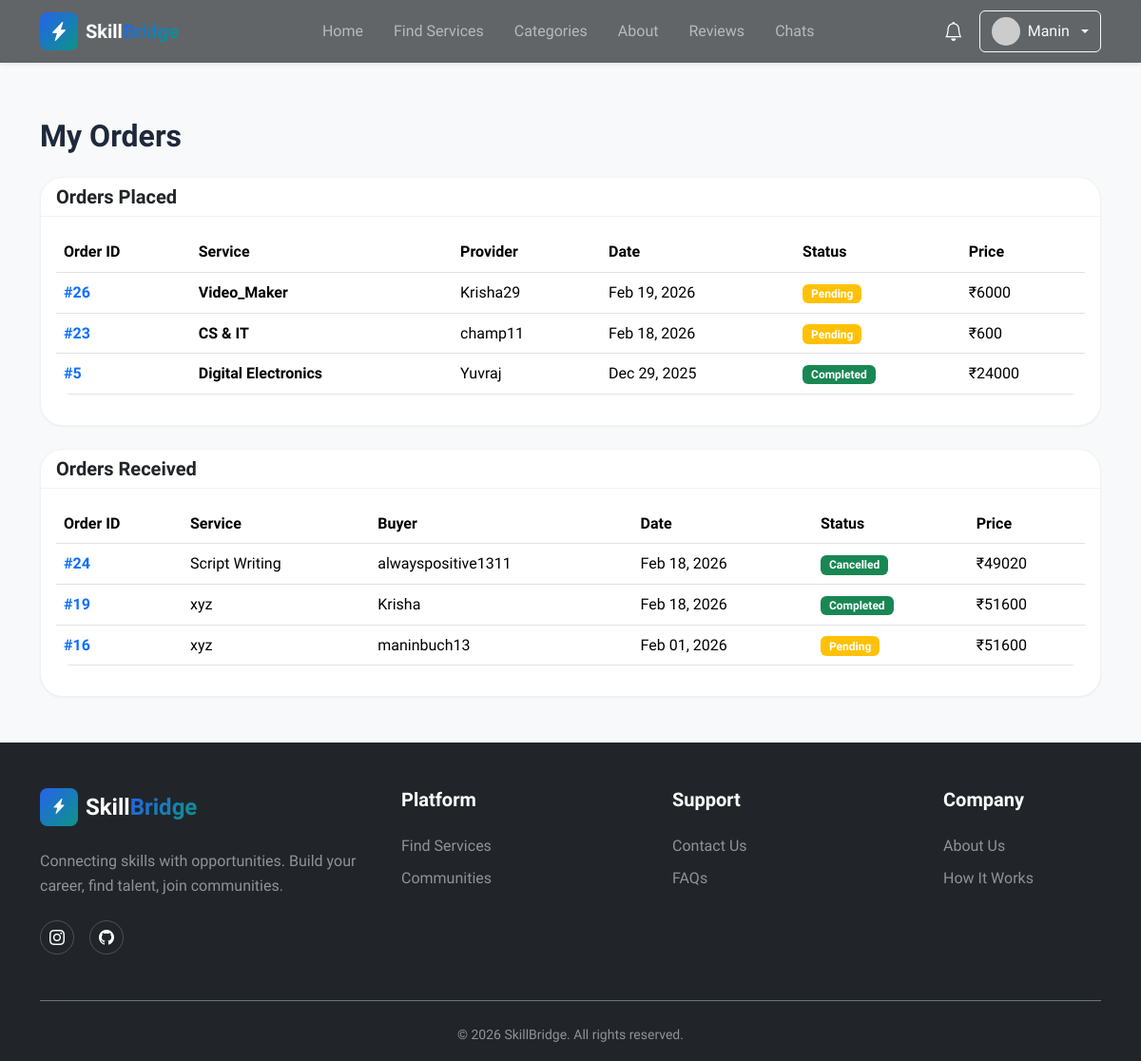
Page /user/orders (signed in) on the committed database.
### models.py (models this page shows, shortened)
class User(UserMixin, db.Model):
    __tablename__ = 'users'
    id = db.Column(db.Integer, primary_key=True)
    username = db.Column(db.String(80), unique=True, nullable=False, index=True)
    email = db.Column(db.String(120), unique=True, nullable=False, index=True)
    password_hash = db.Column(db.String(255), nullable=False)
    user_type = db.Column(db.String(20), nullable=False, default='client')
    full_name = db.Column(db.String(100))
    bio = db.Column(db.Text)
    avatar_url = db.Column(db.String(255), default='default-avatar.png')
    phone = db.Column(db.String(20))
    is_active = db.Column(db.Boolean, default=True)
    is_verified = db.Column(db.Boolean, default=False)
    created_at = db.Column(db.DateTime, default=datetime.utcnow, nullable=False)
    updated_at = db.Column(db.DateTime, default=datetime.utcnow, onupdate=datetime.utcnow)
    services = db.relationship('Service', backref='provider', lazy='dynamic',
                              foreign_keys='Service.user_id')
    reviews = db.relationship('Review', backref='reviewer', lazy='dynamic',
                             foreign_keys='Review.user_id')
    orders_as_buyer = db.relationship('Order', backref='buyer', lazy='dynamic',
                                     foreign_keys='Order.buyer_id')
    orders_as_seller = db.relationship('Order', backref='seller', lazy='dynamic',
                                      foreign_keys='Order.seller_id')
    favorites = db.relationship('Favorite', backref='user', lazy='dynamic',
                               cascade='all, delete-orphan')
    notifications = db.relationship('Notification', backref='user', lazy='dynamic',
                                   cascade='all, delete-orphan')
    def is_admin(self):
        return self.user_type == 'admin'
    def get_unread_notifications_count(self):
        return self.notifications.filter_by(is_read=False).count()
    def get_recent_notifications(self, limit=5):
        return self.notifications.order_by(db.text('created_at desc')).limit(limit)
    def get_avatar_url(self):
        from flask import url_for
        if not self.avatar_url or self.avatar_url == 'default-avatar.png':
            return f"https://ui-avatars.com/api/?name={self.username}&background=random&color=fff&size=128"
        if self.avatar_url.startswith('http'):
            return self.avatar_url
        return url_for('static', filename='avatars/' + self.avatar_url)

class Order(db.Model):
    __tablename__ = 'orders'
    id = db.Column(db.Integer, primary_key=True)
    service_id = db.Column(db.Integer, db.ForeignKey('services.id'), nullable=False, index=True)
    buyer_id = db.Column(db.Integer, db.ForeignKey('users.id'), nullable=False, index=True)
    seller_id = db.Column(db.Integer, db.ForeignKey('users.id'), nullable=False, index=True)
    total_price = db.Column(db.Float, nullable=False)
    status = db.Column(db.String(20), default='pending', index=True)
    requirements = db.Column(db.Text)  # Buyer's requirements
    scope = db.Column(db.Text)  # Detailed scope
    budget_tier = db.Column(db.String(20)) # Basic, Standard, Premium
    deadline = db.Column(db.DateTime)  # Agreed deadline
    delivery_note = db.Column(db.Text)  # Seller's delivery note
    created_at = db.Column(db.DateTime, default=datetime.utcnow)
    updated_at = db.Column(db.DateTime, default=datetime.utcnow, onupdate=datetime.utcnow)
    completed_at = db.Column(db.DateTime)

class Service(db.Model):
    __tablename__ = 'services'
    id = db.Column(db.Integer, primary_key=True)
    title = db.Column(db.String(200), nullable=False, index=True)
    description = db.Column(db.Text, nullable=False)
    price = db.Column(db.Float, nullable=False)
    delivery_time = db.Column(db.String(50))  # e.g., "3 days", "1 week"
    user_id = db.Column(db.Integer, db.ForeignKey('users.id'), nullable=False, index=True)
    category_id = db.Column(db.Integer, db.ForeignKey('categories.id'), nullable=False, index=True)
    favorited_by = db.relationship('Favorite', backref='service', lazy='dynamic', cascade='all, delete-orphan')
    image_url = db.Column(db.String(255), default='default-service.jpg')
    tags = db.Column(db.String(255))
    is_active = db.Column(db.Boolean, default=True)
    view_count = db.Column(db.Integer, default=0)
    created_at = db.Column(db.DateTime, default=datetime.utcnow, index=True)
    updated_at = db.Column(db.DateTime, default=datetime.utcnow, onupdate=datetime.utcnow)
    reviews = db.relationship('Review', backref='service', lazy='dynamic',
                             cascade='all, delete-orphan')
    orders = db.relationship('Order', backref='service', lazy='dynamic')
    favorited_by = db.relationship('Favorite', backref='service', lazy='dynamic',
                                   cascade='all, delete-orphan')

### routes.py (the view)
@user_bp.route('/orders')
@login_required
def orders():
    orders_as_buyer = order_manager.get_user_orders(current_user.id, as_buyer=True)
    orders_as_seller = order_manager.get_user_orders(current_user.id, as_buyer=False)
    return render_template('user/orders.html',
                         orders_as_buyer=orders_as_buyer,
                         orders_as_seller=orders_as_seller)

### managers.py (called while the page is built)
    def get_user_orders(self, user_id, as_buyer=True):
        if as_buyer:
            return Order.query.filter_by(buyer_id=user_id)\
                             .order_by(Order.created_at.desc()).all()
        else:
            return Order.query.filter_by(seller_id=user_id)\
                             .order_by(Order.created_at.desc()).all()

### templates/user/orders.html (shortened to what this page needs)
{% extends 'base.html' %}
{% block content %}
<section class="py-5 bg-light">
    <div class="container">
        <h2 class="fw-bold mb-4">My Orders</h2>
        <div class="card mb-4">
            <div class="card-header">
                <h5 class="mb-0">Orders Placed</h5>
            </div>
            <div class="card-body">
                {% if orders_as_buyer %}
                <div class="table-responsive">
                    <table class="table table-hover">
                        <thead>
                            <tr>
                                <th>Order ID</th>
                                <th>Service</th>
                                <th>Provider</th>
                                <th>Date</th>
                                <th>Status</th>
                                <th>Price</th>
                            </tr>
                        </thead>
                        <tbody>
                            {% for order in orders_as_buyer %}
                            <tr style="cursor: pointer;"
                                onclick="window.location='{{ url_for('user.order_detail', order_id=order.id) }}'">
                                <td><a href="{{ url_for('user.order_detail', order_id=order.id) }}"
                                        class="text-decoration-none fw-bold">#{{ order.id }}</a></td>
                                <td>
                                    <div class="fw-bold">{{ order.service.title }}</div>
                                </td>
                                <td>{{ order.service.provider.username }}</td>
                                <td>{{ order.created_at.strftime('%b %d, %Y') }}</td>
                                <td>
                                    <span
                                        class="badge bg-{{ 'warning' if order.status=='pending' else 'primary' if order.status=='in_progress' else 'success' }}">{{
                                        order.status|title }}</span>
                                </td>
                                <td>₹{{ "%.0f"|format(order.service.price) }}</td>
                            </tr>
                            {% endfor %}
                        </tbody>
                    </table>
                </div>
                {% else %}
                <div class="text-center py-5 text-muted">
                    <i class="bi bi-inbox fs-1 d-block mb-3"></i>
                    <p>No orders placed yet</p>
                    <a href="{{ url_for('service.browse') }}" class="btn btn-primary">Browse Services</a>
                </div>
                {% endif %}
            </div>
        </div>
        {% if current_user.user_type == 'provider' %}
        <div class="card">
            <div class="card-header">
                <h5 class="mb-0">Orders Received</h5>
            </div>
            <div class="card-body">
                {% if orders_as_seller %}
                <div class="table-responsive">
                    <table class="table table-hover">
                        <thead>
                            <tr>
                                <th>Order ID</th>
                                <th>Service</th>
                                <th>Buyer</th>
                                <th>Date</th>
                                <th>Status</th>
                                <th>Price</th>
                            </tr>
                        </thead>
                        <tbody>
                            {% for order in orders_as_seller %}
                            <tr style="cursor: pointer;"
                                onclick="window.location='{{ url_for('user.order_detail', order_id=order.id) }}'">
                                <td><a href="{{ url_for('user.order_detail', order_id=order.id) }}"
                                        class="text-decoration-none fw-bold">#{{ order.id }}</a></td>
                                <td>{{ order.service.title }}</td>
                                <td>{{ order.buyer.username }}</td>
                                <td>{{ order.created_at.strftime('%b %d, %Y') }}</td>
                                <td><span
                                        class="badge bg-{{ 'warning' if order.status=='pending' else 'primary' if order.status=='in_progress' else 'success' }}">{{
                                        order.status|title }}</span></td>
                                <td>₹{{ "%.0f"|format(order.service.price * 86) }}</td>
                            </tr>
                            {% endfor %}
                        </tbody>
                    </table>
                </div>
                {% else %}
                <div class="text-center py-5 text-muted">
                    <p>No orders received yet</p>
                </div>
                {% endif %}
            </div>
        </div>
        {% endif %}
    </div>
</section>
{% endblock %}

### templates/components/header.html (shortened to what this page needs)
<header class="navbar navbar-expand-lg navbar-dark fixed-top shadow-sm"
    style="background-color: rgba(33, 37, 41, 0.7) !important; backdrop-filter: blur(15px);">
    <div class="container">
        <a class="navbar-brand d-flex align-items-center" href="{{ url_for('main.index') }}">
            <div class="logo-icon gradient-primary rounded-3 p-2 me-2">
                <i class="bi bi-lightning-charge-fill text-white"></i>
            </div>
            <span class="fw-bold">Skill<span class="text-gradient">Bridge</span></span>
        </a>
        <div class="collapse navbar-collapse" id="navbarNav">
            <ul class="navbar-nav mx-auto">
                <li class="nav-item">
                    <a class="nav-link" href="{{ url_for('main.index') }}">Home</a>
                </li>
                <li class="nav-item">
                    <a class="nav-link" href="{{ url_for('service.browse') }}">Find Services</a>
                </li>
                <li class="nav-item">
                    <a class="nav-link" href="{{ url_for('main.index') }}#categories">Categories</a>
                </li>
                <li class="nav-item">
                    <a class="nav-link" href="{{ url_for('main.about') }}">About</a>
                </li>
                <li class="nav-item">
                    <a class="nav-link" href="{{ url_for('main.reviews') }}">Reviews</a>
                </li>
                {% if current_user.is_authenticated %}
                <li class="nav-item">
                    <a class="nav-link" href="{{ url_for('user.chats') }}">Chats</a>
                </li>
                {% endif %}
            </ul>
            <div class="d-flex align-items-center gap-3 mt-3 mt-lg-0">
                {% if current_user.is_authenticated %}
                <div class="dropdown">
                    <button class="btn btn-link text-white position-relative p-0" type="button"
                        data-bs-toggle="dropdown">
                        <i class="bi bi-bell fs-5"></i>
                    </button>
                </div>
                <div class="dropdown">
                    <button class="btn btn-outline-light dropdown-toggle d-flex align-items-center gap-2" type="button"
                        data-bs-toggle="dropdown">
                        <img src="{{ current_user.get_avatar_url() }}" alt="Avatar" class="rounded-circle" width="30"
                            height="30">
                        <span>{{ current_user.username }}</span>
                    </button>
                </div>
                {% else %}
                <a href="{{ url_for('auth.login') }}" class="btn btn-outline-light">Log In</a>
                <a href="{{ url_for('auth.register') }}" class="btn btn-gradient-primary">Get Started</a>
                {% endif %}
            </div>
        </div>
    </div>
</header>
<div style="height: 76px;" id="navbar-spacer"></div>

### static/css/custom.css (style rules this page uses)
:root { --primary: #2563eb; --primary-hover: #1d4ed8; --accent: #0d9488; --background: #f8fafc; --foreground: #1e293b; --card: #ffffff; --border: #e2e8f0; --muted: #64748b; --muted-foreground: #94a3b8; --secondary: #f1f5f9; --success: #10b981; --danger: #ef4444; --primary-color: #2563eb; --primary-dark: #1d4ed8; --primary-light: #3b82f6; --accent-color: #0d9488; --card-bg: #ffffff; --gradient-primary: linear-gradient(135deg, #2563eb 0%, #0d9488 100%); --gradient-accent: linear-gradient(135deg, #f97316 0%, #fb923c 100%); --gradient-hero: linear-gradient(135deg, #1e293b, #334155); --shadow-sm: 0 1px 2px 0 rgba(0, 0, 0, 0.05); --shadow-md: 0 4px 6px -1px rgba(0, 0, 0, 0.08); --shadow-lg: 0 10px 15px -3px rgba(0, 0, 0, 0.08); --shadow-xl: 0 20px 25px -5px rgba(0, 0, 0, 0.1); --shadow-glow: 0 0 40px rgba(37, 99, 235, 0.25); --section-padding: 5rem 0; --radius: 0.75rem; --radius-sm: 0.5rem; --radius-md: 1rem; --radius-lg: 1.5rem; --radius-xl: 2rem; }
* { margin: 0; padding: 0; box-sizing: border-box; }
body { font-family: 'Sora', -apple-system, BlinkMacSystemFont, 'Segoe UI', sans-serif; background-color: var(--background); color: var(--foreground); line-height: 1.6; overflow-x: hidden; }
h1, h2, h3, h4, h5, h6 { font-weight: 700; line-height: 1.2; }
a { transition: all 0.3s ease; }
.gradient-primary { background: var(--gradient-primary); }
.text-gradient { background: var(--gradient-primary); -webkit-background-clip: text; -webkit-text-fill-color: transparent; background-clip: text; }
.navbar { backdrop-filter: blur(15px); background-color: rgba(33, 37, 41, 0.7) !important; transition: all 0.3s ease; }
.logo-icon { width: 40px; height: 40px; display: flex; align-items: center; justify-content: center; transition: all 0.3s ease; }
.nav-link { font-weight: 500; position: relative; padding: 0.5rem 1rem !important; }
.nav-link::after { content: ''; position: absolute; bottom: 0; left: 50%; width: 0; height: 2px; background: var(--gradient-primary); transition: all 0.3s ease; transform: translateX(-50%); }
.card { border-radius: var(--radius-lg); border: 1px solid rgba(0, 0, 0, 0.05); box-shadow: var(--shadow-sm); }
.card-header { background: transparent; border-bottom: 1px solid rgba(0, 0, 0, 0.05); font-weight: 600; }
.table { border-radius: var(--radius-md); overflow: hidden; }
.table thead { background: var(--background); }
.badge { padding: 0.35em 0.75em; font-weight: 600; }
.btn { position: relative; overflow: hidden; transition: all 0.3s ease; }
.btn::before { content: ''; position: absolute; top: 50%; left: 50%; width: 0; height: 0; border-radius: 50%; background: rgba(255, 255, 255, 0.3); transform: translate(-50%, -50%); transition: width 0.6s, height 0.6s; }
.badge { animation: scaleIn 0.5s ease-out; }
html { scroll-behavior: smooth; }
img { transition: opacity 0.3s ease; }
.bi { transition: transform 0.3s ease; }

### rows in the picture
User: username "Manin"
Order: id "26", service "Video_Maker", service.provider.username "Krisha29", created_at "Feb 19, 2026", status "Pending"
Service: service.price "6000"
Order: id "23", service "CS & IT", service.provider.username "champ11", created_at "Feb 18, 2026", status "Pending"
Service: service.price "600"
Order: id "5", service "Digital Electronics", service.provider.username "Yuvraj", created_at "Dec 29, 2025", status "Completed"
Service: service.price "24000"
Order: id "24", service "Script Writing", buyer.username "alwayspositive1311", created_at "Feb 18, 2026", status "Cancelled"
Service: order.service.price*86 "49020"
Order: id "19", service "xyz", buyer.username "Krisha", created_at "Feb 18, 2026", status "Completed"
Service: order.service.price*86 "51600"
Order: id "16", service "xyz", buyer.username "maninbuch13", created_at "Feb 01, 2026", status "Pending"
